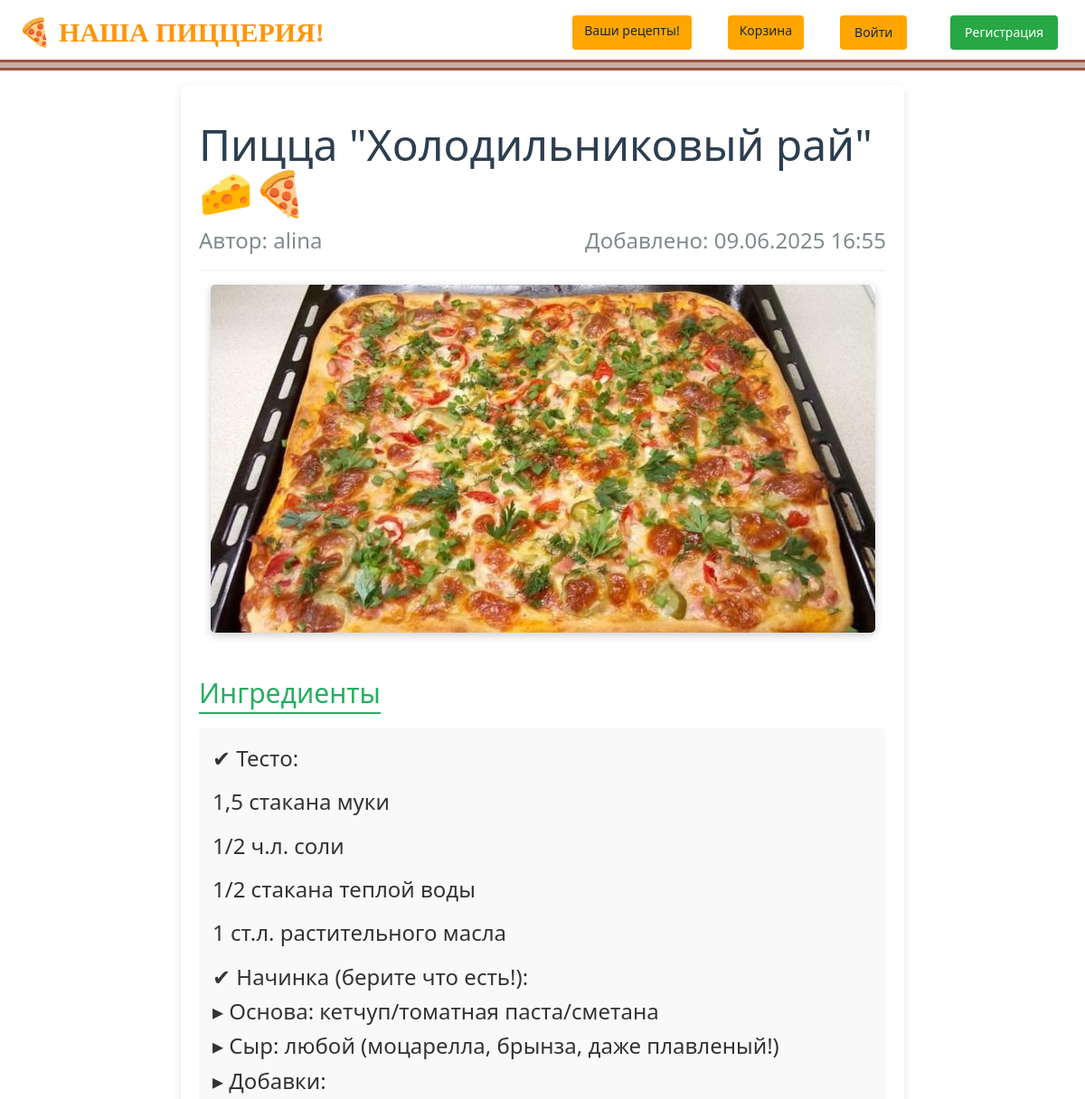
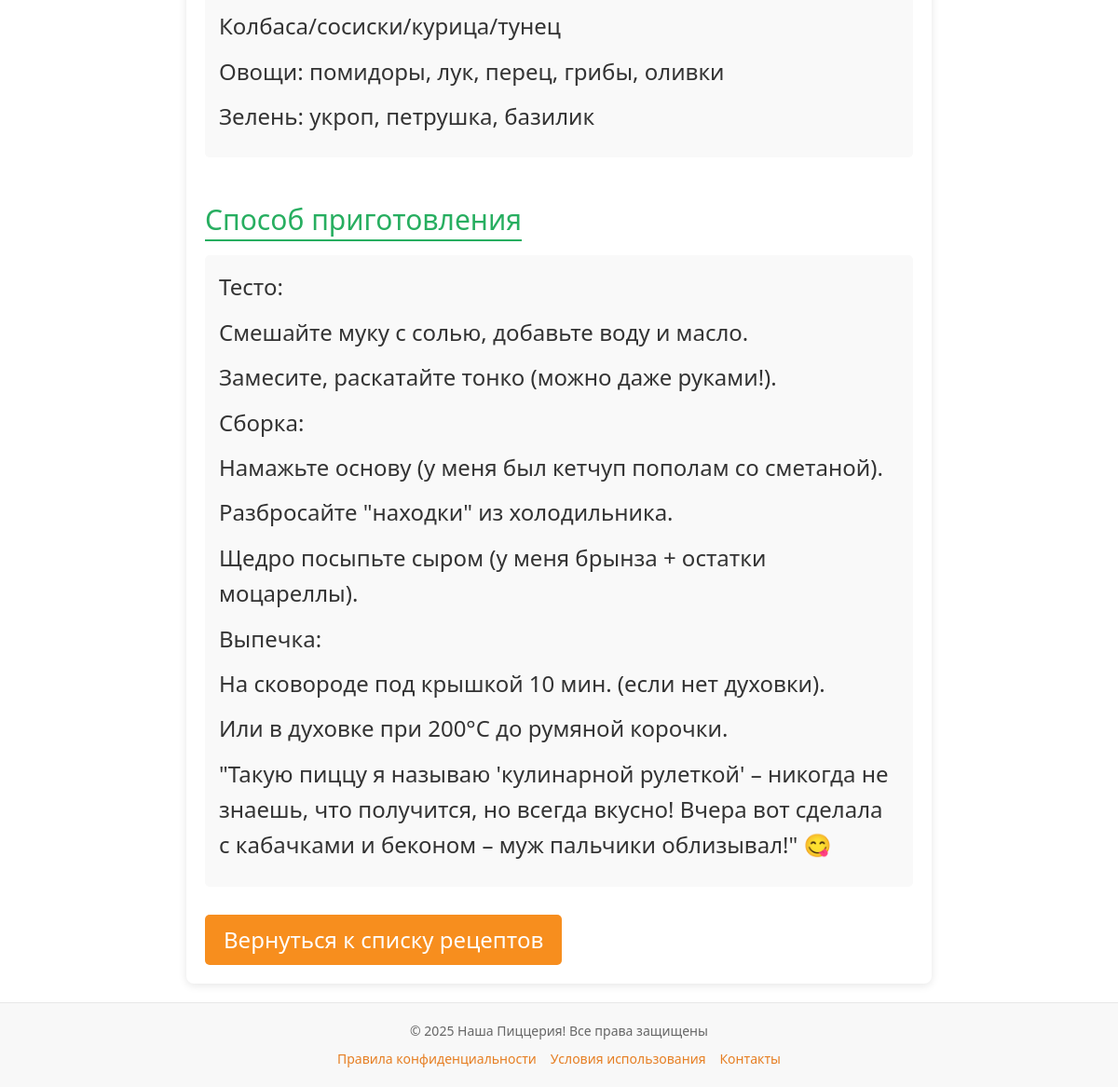
Page /recipes/14/ on the committed database (2 pictures, top to bottom).
### homepage/models.py (models this page shows, shortened)
class Recipe(models.Model):
    title = models.CharField("Название", max_length=200)
    ingredients = models.TextField("Ингредиенты")
    instructions = models.TextField("Инструкция")
    author = models.ForeignKey(
        settings.AUTH_USER_MODEL,
        on_delete=models.CASCADE,
        related_name='recipes',
        verbose_name='Автор'
    )
    image = models.ImageField("Фото", upload_to='recipes/', blank=True, null=True)
    created_at = models.DateTimeField(auto_now_add=True)

### users/models.py (models this page shows)
class User(AbstractUser):
    photo = models.ImageField(upload_to="users/%Y/%m/%d/", blank=True, null=True, verbose_name="Фотография")
    date_birth = models.DateTimeField(blank=True, null=True, verbose_name="Дата рождения")

### homepage/views.py (the view)
# urls.py: path('recipes/<int:pk>/', views.recipe_detail, name='recipe_detail'),
def recipe_detail(request, pk):
    recipe = get_object_or_404(Recipe, pk=pk)
    return render(request, 'recipes/recipe_detail.html', {'recipe': recipe})

### templates/recipes/recipe_detail.html (shortened to what this page needs)
{% extends 'base.html' %}
{% block content %}
<div class="recipe-detail-container">
    <div class="recipe-header">
        <h1>{{ recipe.title }}</h1>
        <div class="recipe-meta">
            {% if recipe.author %}
            <span class="author">Автор: {{ recipe.author.username }}</span>
            {% elif recipe.author_name %}
            <span class="author">Автор: {{ recipe.author_name }}</span>
            {% endif %}
            <span class="date">Добавлено: {{ recipe.created_at|date:"d.m.Y H:i" }}</span>
        </div>
    </div>
    <div class="recipe-body">
        {% if recipe.image %}
        <div class="recipe-image">
            <img src="{{ recipe.image.url }}" alt="{{ recipe.title }}" class="main-image">
        </div>
        {% endif %}
        <div class="ingredients-section">
            <h2> Ингредиенты</h2>
            <div class="ingredients-content">
                {{ recipe.ingredients|linebreaks }}
            </div>
        </div>
        <div class="instructions-section">
            <h2> Способ приготовления</h2>
            <div class="instructions-content">
                {{ recipe.instructions|linebreaks }}
            </div>
        </div>
    </div>
    <div class="recipe-footer">
        <a href="{% url 'recipe_list' %}" class="back-button">
             Вернуться к списку рецептов
        </a>
    </div>
</div>
{% endblock %}

### static/css/styles.css (style rules this page uses)
:root { --primary-orange: #FF8C00; --secondary-orange: #FFA500; --light-orange: #FFD700; }
body { background-color: #FFF8DC; font-family: Arial, sans-serif; }

### templates/base.html (style rules this page uses)
html, body { height: 100%; margin: 0; padding: 0; font-size: 24px; font-family: 'Segoe UI', Tahoma, Geneva, Verdana, sans-serif; display: flex; flex-direction: column; }

### templates/recipes/recipe_detail.html (style rules this page uses)
.recipe-detail-container { max-width: 800px; margin: 0 auto; padding: 20px; background: white; border-radius: 8px; box-shadow: 0 2px 10px rgba(0,0,0,0.1); }
.recipe-header h1 { color: #2c3e50; margin-bottom: 10px; font-size: 2em; }
.recipe-meta { display: flex; justify-content: space-between; color: #7f8c8d; margin-bottom: 15px; padding-bottom: 15px; border-bottom: 1px solid #ecf0f1; }
.recipe-image { margin-bottom: 30px; text-align: center; }
.main-image { max-width: 100%; max-height: 500px; border-radius: 5px; box-shadow: 0 3px 10px rgba(0,0,0,0.2); }
.ingredients-section, .instructions-section { margin-bottom: 30px; }
h2 { color: #27ae60; border-bottom: 2px solid #27ae60; padding-bottom: 5px; display: inline-block; margin-bottom: 15px; }
.ingredients-content, .instructions-content { background: #f9f9f9; padding: 15px; border-radius: 5px; line-height: 1.6; }
.back-button { display: inline-block; padding: 10px 20px; background: #f78e1e; color: white; text-decoration: none; border-radius: 5px; transition: background 0.3s; }

### rows in the picture
Recipe: title "Пицца \"Холодильниковый рай\" 🧀🍕", author.username "alina", created_at "09.06.2025 16:55", image (picture), ingredients "✔ Тесто: 1,5 стакана муки 1/2 ч.л. соли 1/2 стакана теплой воды 1 ст.л. растительного масла ✔ Начинка (берите что есть!): ▸ Основа: кетчуп/томатная паста/сметана ▸ Сыр: любой (моцарелла, брынза, даже плавленый!) ▸ Добавки: Колбаса/сосиски/курица/тунец Овощи: помидоры, лук, перец, грибы, оливки Зелень: укроп, петрушка, базилик", instructions "Тесто: Смешайте муку с солью, добавьте воду и масло. Замесите, раскатайте тонко (можно даже руками!). Сборка: Намажьте основу (у меня был кетчуп пополам со сметаной). Разбросайте \"находки\" из холодильника. Щедро посыпьте сыром (у меня брынза + остатки моцареллы). Выпечка: На сковороде под крышкой 10 мин. (если нет духовки). Или в духовке при 200°C до румяной корочки. \"Такую пиццу я называю 'кулинарной рулеткой' – никогда не знаешь, что получится, но всегда вкусно! Вчера вот сделала с кабачками и беконом – муж пальчики облизывал!\" 😋"
